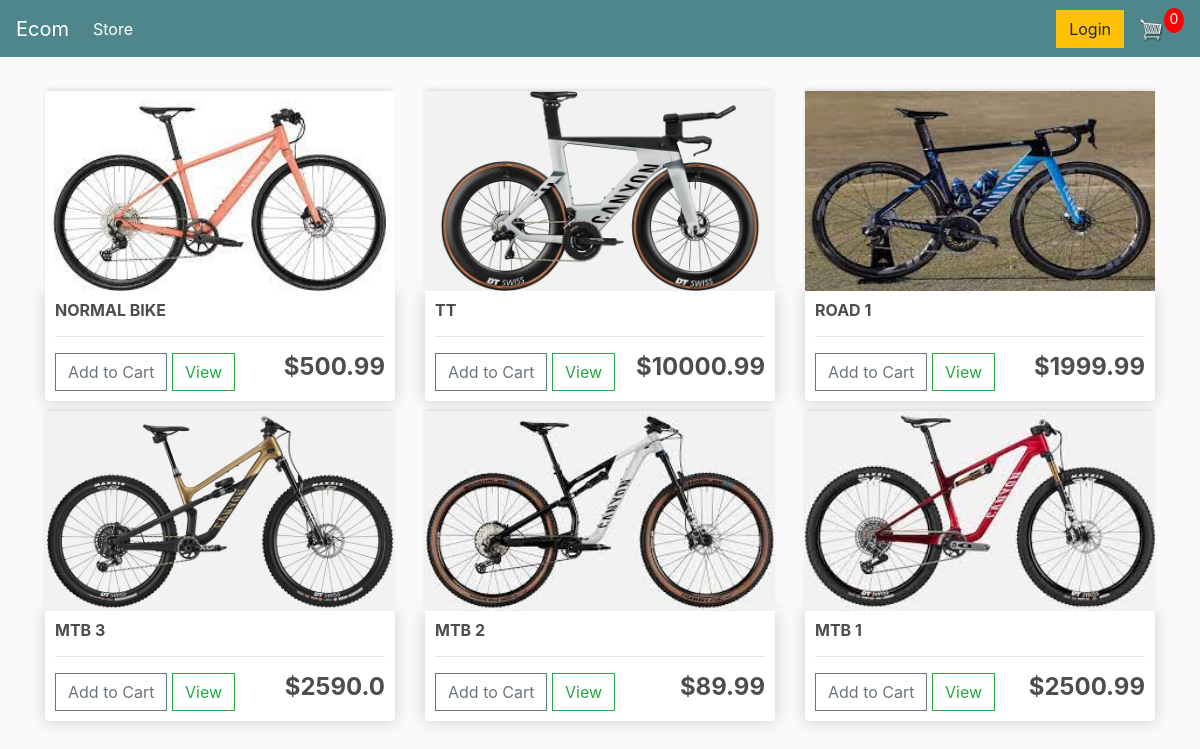
The page / on the database its author committed.
### store/models.py (models this page shows, shortened)
class Product(models.Model):
	name = models.CharField(max_length=200)
	price = models.FloatField()
	digital = models.BooleanField(default=False,null=True, blank=True)
	image = models.ImageField(null=True, blank=True)
	@property
	def imageURL(self):
		try:
			url = self.image.url
		except:
			url = ''
		return url

### store/views.py (the view)
# urls.py: path('', include('store.urls')),
def store(request):
	data = cartData(request)
	cartItems = data['cartItems']
	order = data['order']
	items = data['items']
	products = Product.objects.all()
	context = {'products':products, 'cartItems':cartItems}
	return render(request, 'store/store.html', context)

### store/utils.py (called while the page is built, shortened)
def cookieCart(request):
	try:
		cart = json.loads(request.COOKIES['cart'])
	except:
		cart = {}
		print('CART:', cart)
	items = []
	order = {'get_cart_total':0, 'get_cart_items':0, 'shipping':False}
	cartItems = order['get_cart_items']
	return {'cartItems':cartItems ,'order':order, 'items':items}

def cartData(request):
	if request.user.is_authenticated:
		customer = request.user.customer
		order, created = Order.objects.get_or_create(customer=customer, complete=False)
		items = order.orderitem_set.all()
		cartItems = order.get_cart_items
	else:
		cookieData = cookieCart(request)
		cartItems = cookieData['cartItems']
		order = cookieData['order']
		items = cookieData['items']
	return {'cartItems':cartItems ,'order':order, 'items':items}

### store/templates/store/store.html
{% extends 'store/main.html' %}
{% load static %}
{% block content %}
	<div class="row">
		{% for product in products %}
		<div class="col-lg-4">
			<img class="thumbnail" src="{{product.imageURL}}">
			<div class="box-element product">
				<h6><strong>{{product.name}}</strong></h6>
				<hr>
				<button data-product="{{product.id}}" data-action="add" class="btn btn-outline-secondary add-btn update-cart">Add to Cart</button>
				<a class="btn btn-outline-success" href="#">View</a>
				<h4 style="display: inline-block; float: right"><strong>${{product.price}}</strong></h4>
			</div>
		</div>
		{% endfor %}
	</div>
{% endblock content %}

### store/templates/store/main.html (shortened to what this page needs)
<!DOCTYPE html>
{% load static %}
<html>
<head>
	<link rel="stylesheet" href="https://stackpath.bootstrapcdn.com/bootstrap/4.4.1/css/bootstrap.min.css">
	<link rel="stylesheet" type="text/css" href="{% static 'css/main.css' %}">
</head>
<body>
	<nav class="navbar navbar-expand-lg navbar-dark bg-dark">
	  <a class="navbar-brand" href="{% url 'store' %}">Ecom</a>
	  <div class="collapse navbar-collapse" id="navbarSupportedContent">
	    <ul class="navbar-nav mr-auto">
	      <li class="nav-item active">
	        <a class="nav-link" href="{% url 'store' %}">Store <span class="sr-only">(current)</span></a>
	      </li>
	    </ul>
	    <div class="form-inline my-2 my-lg-0">
	     	<a href="#"class="btn btn-warning">Login</a>
	     	<a href="{% url 'cart' %}">
	    		<img  id="cart-icon" src="{% static 'images/cart.png' %}">
	    	</a>
	    	<p id="cart-total">{{cartItems}}</p>
	    </div>
	  </div>
	</nav>
     <div class="container">
            <br>
            {% block content %}
            {% endblock content %}
         </div>
</body>
</html>

### static/css/main.css (style rules this page uses)
body { background-color: hsl(0, 0%, 98%); }
h1,h2,h3,h4,h5,h6 { color:hsl(0, 0%, 30%); }
.box-element { box-shadow:hsl(0, 0%, 80%) 0 0 16px; background-color: #fff; border-radius: 4px; padding: 10px; }
.thumbnail { width: 100%; height: 200px; -webkit-box-shadow: -1px -3px 5px -2px rgba(214,214,214,1); -moz-box-shadow: -1px -3px 5px -2px rgba(214,214,214,1); box-shadow: -1px -3px 5px -2px rgba(214,214,214,1); }
.product { border-radius: 0 0 4px 4px; }
.bg-dark { background-color: #4f868c!important; }
#cart-icon { width:25px; display: inline-block; margin-left: 15px; }
#cart-total { display: block; text-align: center; color:#fff; background-color: red; width: 20px; height: 25px; border-radius: 50%; font-size: 14px; }
.col-lg-4, .col-lg-6, .col-lg-8, .col-lg-12 { margin-top: 10px; }
.btn { border-radius: 0; }

### rows shown on the page
Product: imageURL (picture), name "NORMAL BIKE", price "500.99"
Product: imageURL (picture), name "TT", price "10000.99"
Product: imageURL (picture), name "ROAD 1", price "1999.99"
Product: imageURL (picture), name "MTB 3", price "2590.0"
Product: imageURL (picture), name "MTB 2", price "89.99"
Product: imageURL (picture), name "MTB 1", price "2500.99"

### other values the page prints
{{ cartItems }} "0"
